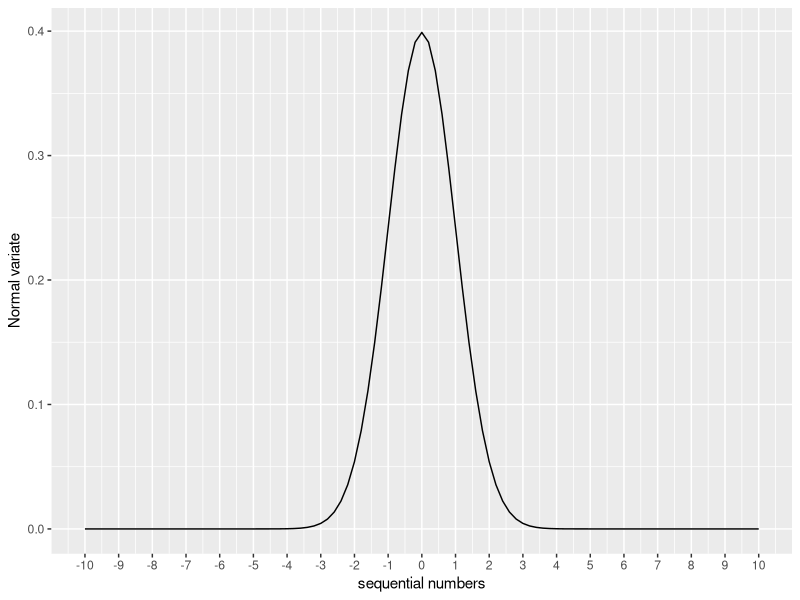

Write the R code that produced this figure.
#course: Beginning using R for data analysis
#by https://www.youtube.com/@easydatascience2508
#Section 4: Advanced data management
setwd("d:\\RStatistics-Tutorial")   # to set working directory
##set colClasses in read.table() to create a data frame
vartype<-c("character", "character", "character", "character", "character", "numeric","numeric", "numeric","numeric","character")
grade <- read.table("University-Fullname-full.csv", colClasses=vartype, header=TRUE, sep=",")                                      
grade

##Mathematical functions
#Absolute value
abs(-5.0)      #5
#Square root
sqrt(c(25, 16))       #returns a vector of (5, 4)
#Ceiling
ceiling(5.5)     #returns 6
#floor
floor(-2.3)      #returns -3
#truncate
trunc(-3.6)      #returns -3
#round
round(15.3456, digits=2)       #returns 15.35
#natural logarithm
log(10)    #returns  2.302585
#Exponential function
exp(2.3085)      #returns  10.06








##Statistical functions
x <- c(seq(1:100))  #a vector from 1 to 100
#mean
mean(x)  #50.5
#standard deviation
sd(x)    #around 29
#variance
var(x)    #around 842
# trimmed mean, dropping the highest and
# lowest 5% of scores
z <- mean(x, trim = 0.05, na.rm=TRUE)
z     #50.5
#scale, standardization
scale(x)    #a standardized vector with mean 0 and standard deviation 1
#minimum
min(x)   #1
#maximum
max(x)    #100
#range
range(x)   #1 to 100
#diff
diff(x)    #a vector of 99 element 1
#quantile
quantile(x, probs=0.7)    #around 70








##Probability functions
# generate and plot normal distributed variables 
library(ggplot2)
x <- seq(from = -10, to = 10, by = 0.2)
y <- dnorm(x)   #generate normally distributed variables
data <- data.frame(x = x, y = y)
ggplot(data, aes(x, y)) +
  geom_line() +
  labs(x = "sequential numbers",
       y = "Normal variate") +
  scale_x_continuous(breaks = seq(-10, 10, 1))
#the area under the standard normal curve to the left of z=1.25?
pnorm(1.25)     #0.894
#the value of the 60th percentile of a normal distribution 
#with a mean of 30 and a standard deviation of 8
qnorm(.6, mean=30, sd=8)   #32
#Generate 20 random normal deviates with a mean of 30 and a 
#standard deviation of 8
rnorm(20, mean=30, sd=8)



#using set_seed() to make your results reproducible
runif(10)
runif(10)   #different results
set.seed(5678)
runif(10)
set.seed(5678)
runif(10)   #same results



##Character functions
#toupper(y)
toupper("r is easy")  #returns "R IS EASY"

#tolower(Y)
tolower("R is Interesting") #returns "r is interesting"

#nchar(Y)		#Counts the number of characters of Y
nchar("R is interesting")   #16

#paste(..., sep="")	#Concatenates strings after using specified sep string
paste("Y", 5:7, sep="")  #"Y5" "Y6" "Y7"

#substr(Y, start, stop)	       #Extracts substrings in a character vector
substr("uvwxyz", 2, 4)   #returns "vwx"

#sub(pattern, replacement, Y, ignore.case=FALSE, fixed=FALSE)
#Finds the first matched pattern in Y and substitutes the replacement text
#  If fixed=FALSE, then pattern is a regular expression
#  If fixed=TRUE, then pattern is a text string	
sub("\\s",".","R is easy")   #returns "R.is easy"
sub("is","not","R is easy", fixed=TRUE)  #returns "R not easy"

# grep(pattern, Y, ignore.case=FALSE,fixed=FALSE)		
# Searches for pattern in X and Returns the matching indices	
#  If fixed=FALSE, then pattern is a regular expression
#  If fixed=TRUE, then pattern is a text string
grep("R", c("R","notR","R-programming", "is"))  #returns c(1,2,3)

#strsplit(Y, split, fixed=FALSE)		#Splits the elements of character vector x at split
#  If fixed=FALSE, then pattern is a regular expression
#  If fixed=TRUE, then pattern is a text string
strsplit("easy", "")   #returns "e" "a" "s" "y"






##Using apply function
#using apply() to rows and columns of a matrix
test <- matrix(rnorm(20), nrow = 4)
test
apply(test, 1, mean)    #row mean of a matrix
apply(test, 2, mean)    #column mean of a matrix
apply(test, 2, mean, trim = 0.2) #trimmed column mean








## A solution to the working example
options(digits = 2)  #set the number of digits printed
setwd("d:\\RStatistics-Tutorial")   # to set working directory
#create a grade data frame
vartype<-c("character", "character", "character", "character", "character", "numeric","numeric", "numeric","numeric","character")
grade <- read.table("University-Fullname-full.csv", colClasses=vartype, header=TRUE, sep=",")                                      
grade


test <- scale(grade[, 7:9])    #standardize test score
score <- apply(test, 1, mean) #get mean of score for each student
grade <- cbind(grade, score)

#to create a grade (A, B, C,D, E) 
q <- quantile(score, c(.8, .6, .4, .2))
grade$grade <- NA
grade$grade[score >= q[1]] <- "A"
grade$grade[score < q[1] & score >= q[2]] <- "B"
grade$grade[score < q[2] & score >= q[3]] <- "C"
grade$grade[score < q[3] & score >= q[4]] <- "D"
grade$grade[score < q[4]] <- "F"

#separate Fullname as two new variables First and Last
#order student by their Lastname and Firstname
Fullname <- strsplit((grade$Fullname), " ")
Last <- sapply(Fullname, "[", 2)
First <- sapply(Fullname, "[", 1)
grade <- cbind(First, Last, grade[, -2])
grade <- grade[order(Last, First), ]

grade












##Control flow
#for loop
for (i in 1:3) print("I love R")
#while loop
i <- 5
while (i > 0) {print("I love R")
  i <- i - 1}

#Conditional execution
#if-else control structure
#transform variable Race as a factor if it element is character. 
options(digits = 2)  #set the number of digits printed
setwd("d:\\RStatistics-Tutorial")   # to set working directory
#create a grade data frame
vartype<-c("character", "character", "character", "character", "character", "numeric","numeric", "numeric","numeric","character")
grade <- read.table("University-Fullname-full.csv", colClasses=vartype, header=TRUE, sep=",")                                      
grade


test <- scale(grade[, 7:9])    #standardize test score
score <- apply(test, 1, mean) #get mean of score for each student
grade <- cbind(grade, score)

#to create a grade (A, B, C,D, E) 
q <- quantile(score, c(.8, .6, .4, .2))
grade$grade <- NA
grade$grade[score >= q[1]] <- "A"
grade$grade[score < q[1] & score >= q[2]] <- "B"
grade$grade[score < q[2] & score >= q[3]] <- "C"
grade$grade[score < q[3] & score >= q[4]] <- "D"
grade$grade[score < q[4]] <- "F"

#separate Fullname as two new variables First and Last
#order student by their Lastname and Firstname
Fullname <- strsplit((grade$Fullname), " ")
Last <- sapply(Fullname, "[", 2)
First <- sapply(Fullname, "[", 1)
grade <- cbind(First, Last, grade[, -2])
grade <- grade[order(Last, First), ]

grade

if (is.character(grade$Race)) grade$Race <- as.factor(grade$Race)
#transform grade variable to factor if it is not.
if (!is.factor(grade$grade)) { 
  grade$grade <- as.factor(grade$grade)
   }    else {
      print("Grade already is a factor")
     }
#ifelse
#print differently according to if the score is greater or less than 0.5
ifelse(grade$score > 0.5, print("You have passed the exam"), print("You have failed the exam"))
# switch
#print differently for different country
countries <- c("USA", "Germany")
for (i in countries) {
  print(
    switch(i,
      USA  = "I am in North America",
      Japan = "I am in Asia",
      Nigeria    = "I am in Africa",
      Germany  = "I am in Europe"
    )
  )
}








##creating your own functions
#to create a function for statistics
#mad() to calculate the median of the absolute deviation from median
sumfunc <- function(x, par = TRUE, print = FALSE) {
  if (par) {
    cen <- mean(x)
    spr <- sd(x)
  } else {
    cen <- median(x)
    spr <- mad(x)
  }
  if (print & par) {
    cat("Mean=", cen, "\n", "SD=", spr, "\n")
  } else if (print & !par) {
    cat("Median=", cen, "\n", "MAD=", spr, "\n")
  }
  result <- list(center = cen, spread = spr)
  return(result)
}

set.seed(1234)
x <- rnorm(100)
y <- sumfunc(x)    #call function using default option
#call function with new parameter option
y <- sumfunc(x, print=TRUE)  







##Transposing a dataset
test <- grade[1:5, 7:9]
test
t(test)







## Aggregating data 
setwd("d:\\RStatistics-Tutorial")   # to set working directory
#create a grade data frame
vartype<-c("character", "character", "character", "character", "character", "numeric","numeric", "numeric","numeric","character")
grade <- read.table("University-Fullname-full.csv", colClasses=vartype, header=TRUE, sep=",")                                      
grade
test<-grade[,c(4,5,7:9)]
test$Gender<-as.factor(test$Gender)
test$Country<-as.factor(test$Country)
agg <- aggregate(test, by = list(test$Gender, 
     test$Country), FUN = mean, na.rm = TRUE)

#a better solution
agg <- aggregate(test[-c(1,2)], 
      by = list(Gender=test$Gender, 
      Coungry=test$Country), 
      FUN = mean, na.rm = TRUE)


agg














##Descriptive statistics with summary()
vars <- c("Math", "Physics", "Chemistry")
summary(grade[vars])



##Descriptive statistics via describe() in the Hmisc package
library(Hmisc)
vars <- c("Math", "Physics", "Chemistry")
describe(grade[vars])













### Lecture 13. Using sample() to generate a set of sample data

#Example 1:

# Create sample of 20 random integers from a vector
#with replacement
x <- sample(1:1000, 20, replace=TRUE)

print(x)


#example 2
#sample range lies between 1 to 5
x<- sample(1:5)
#prints the samples
x



#example 3
#sample n numbers, where n larger than length of source vector
x<- sample(1:5,10,replace=TRUE)
#prints the samples
x



#set.seed() - set.seed function will produce the same sequence 
#when you run it.


#example 4
# Create sample of 20 observations from mtcars dataframe
#with replacement

row_vec <- sample(1:nrow(mtcars), 20, replace = TRUE)

row_vec
print(mtcars[row_vec, ])



set.seed(1234)
row_vec <- sample(1:nrow(mtcars), 20, replace = TRUE)

row_vec
print(mtcars[row_vec, ])



#example 5
#creates a probability of 80% good watches an 20% effective watches.
sample (c('Good','Defective'), size=10, replace=T, prob=c(.80,.20))

  



#sample n numbers, where n larger than length of source vector
x<- sample(1:5,10,replace=TRUE)
#prints the samples
x


set.seed(1234)
row_vec <- sample(1:nrow(mtcars), 20, replace = TRUE)

row_vec
print(mtcars[row_vec, ])
